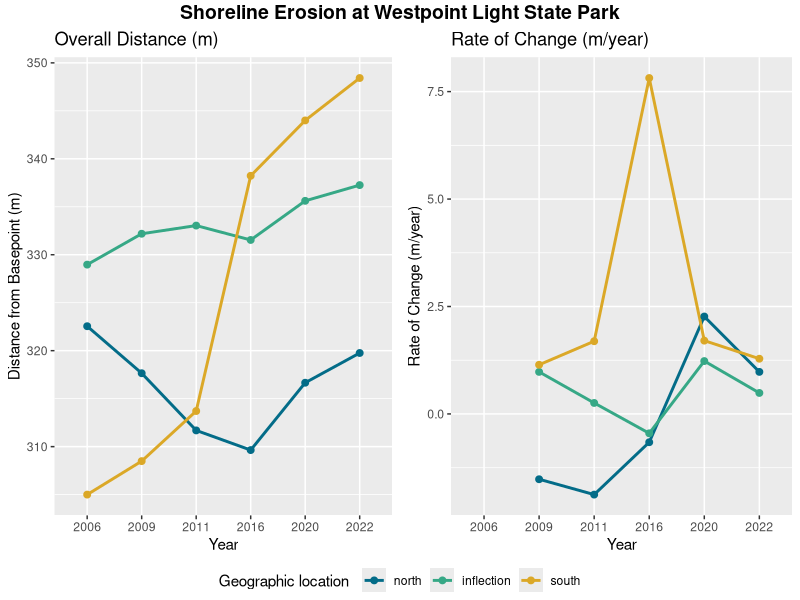
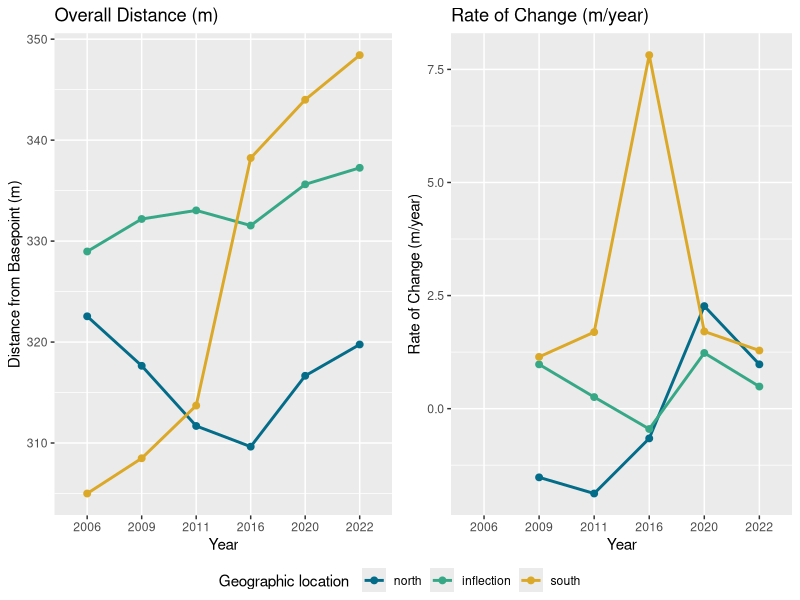

Here is the R script that generated these plots, in order:
## ---- chunk 1
#| echo: false
library(ggpubr)
library(tidyverse)
## ---- chunk 2
north <- data.frame(year =  c("2006", "2009", "2011", "2016", "2020", "2022"),
                    distance_m = c(322.55, 317.65, 311.69, 309.64, 316.66, 319.76), 
                    position = "north")
## ---- chunk 3
inflection <- data.frame(year =  c("2006", "2009", "2011", "2016", "2020", "2022"),
                         distance_m = c(328.97, 332.19, 333.04, 331.54, 335.62, 337.26), 
                         position = "inflection")
## ---- chunk 4
south <- data.frame(year = c("2006", "2009", "2011", "2016", "2020", "2022"),
                 distance_m = c(305.00, 308.49, 313.71, 338.23, 344.00, 348.42), 
                 position = "south")
## ---- chunk 5
distance_to_baseline <- south %>% 
  rbind(north) %>%
  rbind(inflection)
distance_to_baseline$year <- factor(distance_to_baseline$year,
                                    levels = c("2006", "2009", "2011", "2016", "2020", "2022"))
distance_to_baseline$position <- factor(distance_to_baseline$position, 
                                        levels = c("north", "inflection", "south"))
## ---- chunk 6
distance.plot <- ggplot(distance_to_baseline, aes(group=position, y=distance_m, x=year, color=position)) +
  geom_line(linewidth = 1) +
  geom_point(size = 2) +
  scale_color_manual(values = c("#036C88", "#36A886", "#DBA827"), 
                     name = "Geographic location") +
  xlab("Year") + 
  ylab("Distance from Basepoint (m)") +
  ggtitle("Overall Distance (m)")
## ---- chunk 7
ROC <- distance_to_baseline %>% 
  group_by(position) %>% 
  arrange(position, year) %>% 
  mutate(rate = 100 * (distance_m - lag(distance_m))/lag(distance_m))
## ---- chunk 8
ROC.plot <- ggplot(data=ROC, aes(x=year, y=rate, group=position, color = position)) +
  geom_line(linewidth = 1) +
  geom_point(size = 2) +
  scale_color_manual(values = c("#036C88", "#36A886", "#DBA827"), 
                     name = "Geographic location") +
  xlab("Year") + 
  ylab("Rate of Change (m/year)") +
  ggtitle("Rate of Change (m/year)")
## ---- chunk 9
all.plots <- ggarrange(distance.plot, ROC.plot, common.legend = TRUE, legend="bottom")
annotate_figure(all.plots, top = text_grob("Shoreline Erosion at Westpoint Light State Park", 
                                      color = "black", face = "bold", size = 14))
all.plots
## ---- chunk 10
distance_to_baseline$year <- as.numeric(as.character(distance_to_baseline$year))
prediction <- distance_to_baseline %>%
  group_by(position) %>%
  mutate(time_diff = max(year) - min(year),
         distance_diff = distance_m[year == 2022] - distance_m[year == 2006],
         m_change_per_year = round(distance_diff / time_diff),
         year_15_erosion = m_change_per_year * 15,
         year_25_erosion = m_change_per_year * 25) %>%
  select(position:year_25_erosion) %>%
  unique()
prediction <- prediction[order(prediction$position),]
prediction
